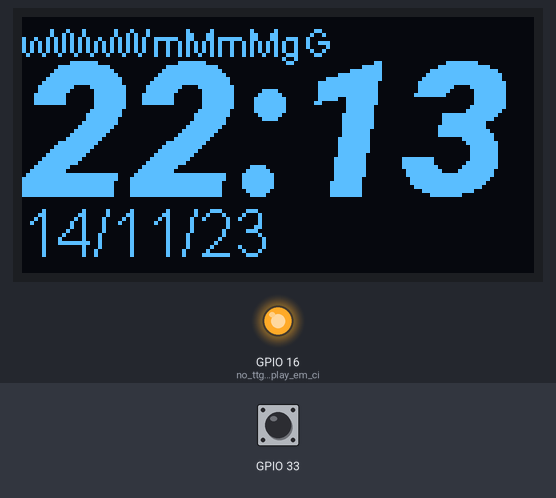
Recording of a sketch running on a simulated ESP32. Parts: 128×64 one-colour display, output pins drawn as LEDs (lit = HIGH). The inputs (shaded band) are chosen by the test bench; at power-on: GPIO 33 HIGH. What the sketch prints to the serial monitor is not drawn.

Above: at 0.1 s.

The sketch:

RelogioV1.ino
```cpp
// (licence header left out)
// Include the correct display library
// For a connection via I2C using Wire include
//#include <Wire.h>  // Only needed for Arduino 1.6.5 and earlier
#include "SSD1306Wire.h" // legacy include: `#include "SSD1306.h"`
// or #include "SH1106Wire.h", legacy include: `#include "SH1106.h"`
// For a connection via I2C using brzo_i2c (must be installed) include
// #include <brzo_i2c.h> // Only needed for Arduino 1.6.5 and earlier
// #include "SSD1306Brzo.h"
// #include "SH1106Brzo.h"
// For a connection via SPI include
// #include <SPI.h> // Only needed for Arduino 1.6.5 and earlier
// #include "SSD1306Spi.h"
// #include "SH1106SPi.h"

// Include custom images
#include "images.h"
#include "roboto3.h" // roboto 48

// Initialize the OLED display using SPI
// D5 -> CLK
// D7 -> MOSI (DOUT)
// D0 -> RES
// D2 -> DC
// D8 -> CS
// SSD1306Spi        display(D0, D2, D8);
// or
// SH1106Spi         display(D0, D2);

// Initialize the OLED display using brzo_i2c
// D3 -> SDA
// D5 -> SCL
// SSD1306Brzo display(0x3c, D3, D5);
// or
// SH1106Brzo  display(0x3c, D3, D5);

//FN
//#define D3 21
//#define D5 22
//#define D3 5  // no wemos e no ttgo com bateria de lanterna tática
//#define D5 4

#define D3 4  // no ttgo com display em cima do esp
#define D5 15

// Initialize the OLED display using Wire library
SSD1306Wire  display(0x3c, D3, D5);
// SH1106 display(0x3c, D3, D5);


#define DEMO_DURATION 3000
typedef void (*Demo)(void);

int demoMode = 0;
int counter = 1;

byte hora=0, minuto=0, segundo=0, ano=0, mes=0, dia=0;  // data registrada
long tcurr;  // data registrada em milissegundos;

void getSystemDT () {
  String meses[]={"Jan","Feb","Mar","Apr","May","Jun","Jul","Ago","Sep","Oct","Nov","Dec"};
  String sd, st;
  tcurr=millis();
  sd=__DATE__;
  st=__TIME__;
  Serial.println (sd);
  Serial.println (st);
  String buf=sd.substring(0,3); // [ini,fim[: o índice do final é exclusivo.
  Serial.println (buf);
  for (int i=0;i<12;i++) {
    if (meses[i].equalsIgnoreCase(buf)) mes=i;
  }


  dia=sd.substring(4,6).toInt();
  ano=sd.substring(9,11).toInt(); // o 11 pode estar fora da string se não tiver/contar o '\0' do final mas isto é consequencia de ser exclusivo...

  hora=st.substring(0,2).toInt();
  minuto=st.substring(3,5).toInt();
  segundo=st.substring(6,8).toInt();
}

String strHM () {
  String r="";
  r.concat(hora);
  r.concat(":");
  if (minuto<10) r.concat("0");
  r.concat(minuto);
  return r;
}

String strHMS () {
  String r="";
  r.concat(hora);
  r.concat(":");
  if (minuto<10) r.concat("0");
  r.concat(minuto);
  r.concat(":");
  if (segundo<10) r.concat("0");
  r.concat(segundo);
  return r;
}

String strData () {
  String r="";
  r.concat(dia);
  r.concat("/");
  if (mes<10) r.concat("0");
  r.concat(mes+1);  // ajusta indice do array para data convencional
  r.concat("/");
  if (ano<10) r.concat("0");
  r.concat(ano);
  return r;
}

void atualizaHora () {
  byte diasNoMes[]={31, 28, 31, 30, 31, 30, 31, 31, 30, 31, 30, 30}; // falha nos bissextos.
  long tnow=millis();
  long dt=tnow-tcurr;
  dt/=1000; // segundos
  segundo+=dt%60;
  if (segundo>=60) {
    segundo-=60;
    minuto++;
  }
  dt/=60; // minutos
  minuto+=dt%60;
  if (minuto>=60) {
    minuto-=60;
    hora++;
  }
  dt/=60; // horas
  hora+=dt%24;
  if (hora>24) {
    hora-=24;
    dia++;
  }
  dt/=24; // dias;
  dia+=dt; // resolve na propagação.
  while (dia>diasNoMes[mes]) {
    dia-=diasNoMes[mes];
    mes++;
    if (mes>11){
      ano++;
      mes=0;
    }
  }
  tcurr=tnow;
}

int iShow=0;
int threshold=20;

void gotTouch() {
  iShow=0;
}

void setup() {
  Serial.begin(115200);
  getSystemDT();
  Serial.println(strHMS());
  Serial.println(strData());

  // Initialising the UI will init the display too.
  pinMode (16, OUTPUT); // no ttgo com display em cima do esp, o reset do display (active low) é conectado ao pino 16
  digitalWrite (16, HIGH); // reset tem que estar desativado para o display mostrar algo.
  display.init();

  display.flipScreenVertically();
  touchAttachInterrupt (T8, gotTouch, threshold);
}

void drawTextFlowDemo() {
  // clear the display
  display.clear();
    //display.setFont(Roboto_Black_Italic_32);
    //tem um espação emcima e embaixo do número em roboto48
    display.setFont(ArialMT_Plain_10);
    display.setTextAlignment(TEXT_ALIGN_LEFT);
    display.drawStringMaxWidth(0, 0, 128,
      "wWwWmMmMgG" );
    display.setFont(Roboto_Black_Italic_48);
    display.setTextAlignment(TEXT_ALIGN_LEFT);
    display.drawStringMaxWidth(0, 0, 128,
      strHM() );
    display.setFont(ArialMT_Plain_16);
    display.setTextAlignment(TEXT_ALIGN_LEFT);
    display.drawStringMaxWidth(0, 45, 128,
      strData() );
  display.display();
}


void loop() {
  if (iShow==0) {
    atualizaHora();
    // draw the current demo method
    drawTextFlowDemo();

    Serial.println (strData());
    Serial.println (strHMS());
  }
  if (iShow==10) {
    // apaga o display
    display.clear();
    display.display();
  }
  iShow++; //quando vira o inteiro acende um pouco...
  //Serial.println (iShow);
  //Serial.println (touchRead(T8));
  delay (1000);
}
```

Source omitted: images.h (data table, 1879 bytes), roboto3.h (data table, 215987 bytes)
